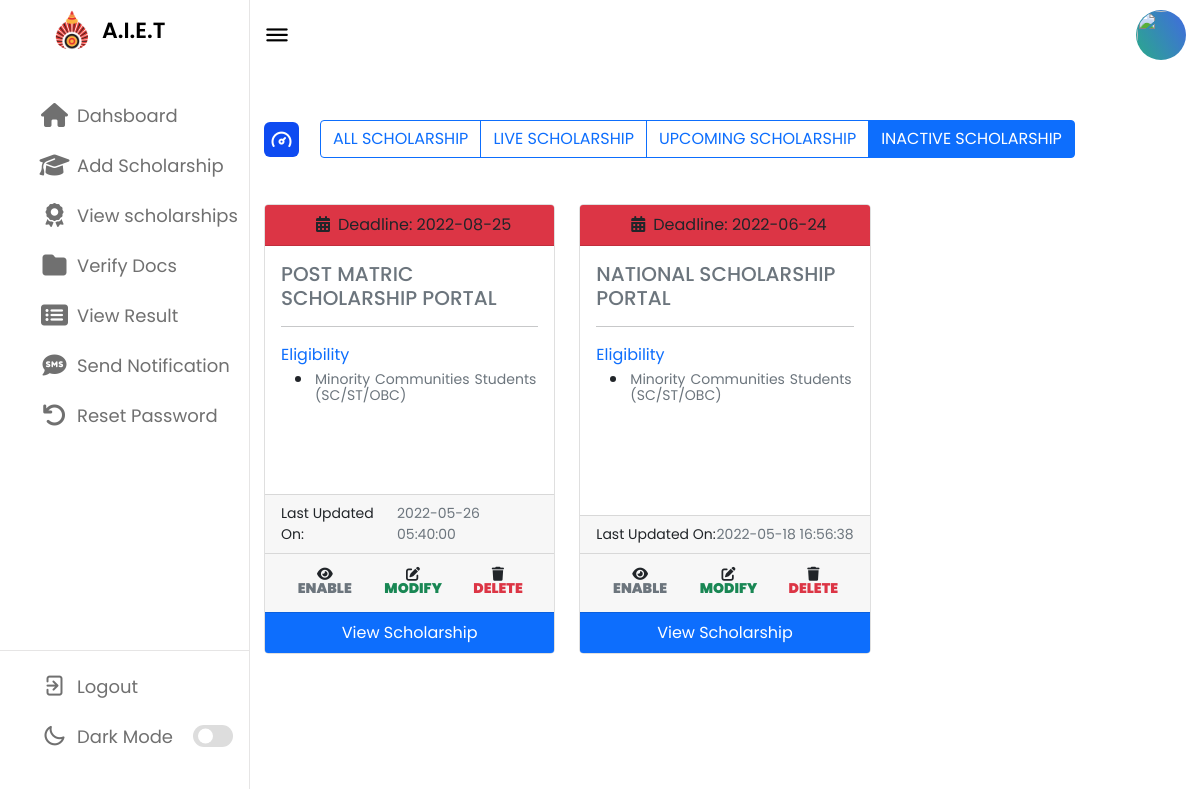
/Admin_Dashboard_Panel/inactive-scholarship.php (signed in), run on the app's committed database.
### tables this page shows
CREATE TABLE `elig_req` (
  `sch_name` varchar(255) DEFAULT NULL,
  `minority` varchar(255) DEFAULT NULL,
  `sc_st` varchar(255) DEFAULT NULL,
  `girls` varchar(255) DEFAULT NULL,
  `community` varchar(255) DEFAULT NULL,
  `military` varchar(255) DEFAULT NULL,
  `pwd` varchar(255) DEFAULT NULL,
  `athletic` varchar(255) DEFAULT NULL,
  `other_sch` varchar(255) DEFAULT NULL
);

CREATE TABLE `scholarship_details` (
  `id` int(11) NOT NULL,
  `sch_name` varchar(255) DEFAULT NULL,
  `sch_provider` varchar(255) DEFAULT NULL,
  `sch_start_date` date DEFAULT NULL,
  `sch_type` varchar(100) DEFAULT NULL,
  `sch_deadline` date DEFAULT NULL,
  `sch_mode` varchar(50) DEFAULT NULL,
  `sch_link` varchar(512) NOT NULL,
  `status` varchar(20) DEFAULT 'active',
  `created_at` timestamp NOT NULL DEFAULT current_timestamp() ON UPDATE current_timestamp()
);

### Admin_Dashboard_Panel/inactive-scholarship.php (the view, shortened to what this page needs)
<?php
include("admin-layout.php");
require_once("../db/config.php");
$sql = "SELECT * FROM scholarship_details t1 INNER JOIN elig_req t2 ON t2.sch_name = t1.sch_name WHERE (status != 'active') ORDER BY created_at DESC";
?>
<div class="dash-content">
    <div class="overview">
        <div class="title">
            <i class="uil uil-tachometer-fast-alt"></i>
            <span class="text">
                <div class="container">
                    <div class="btn-group" role="group" aria-label="Basic radio toggle button group">
                        <label class="btn btn-outline-primary" for="btnradio1" onclick="window.location.href = 'all-scholarships.php';">ALL SCHOLARSHIP</label>
                        <label class="btn btn-outline-primary" for="btnradio2" onclick="window.location.href = 'live-scholarship.php';">LIVE SCHOLARSHIP</label>
                        <label class="btn btn-outline-primary" for="btnradio3" onclick="window.location.href = 'upcoming-scholarship.php';">UPCOMING SCHOLARSHIP</label>
                        <label class="btn btn-outline-primary" for="btnradio3" onclick="window.location.href = 'inactive-scholarship.php';">INACTIVE SCHOLARSHIP</label>
                    </div>
                </div>
            </span>
        </div>
        <div class="row">
            <?php
            if ($result = $link->query($sql)) {
                if ($result->num_rows > 0) {
                    while ($row = $result->fetch_array()) { ?>
                        <div class="col-sm-4">
                            <div class="card mt-3">
                                <div class="card-header text-center <?php echo ($row['sch_start_date'] > date("Y-m-d")) ? 'bg-success' : 'bg-danger'; ?>">
                                    <i class="fa-solid fa-calendar-days px-2"></i><?php echo ($row['sch_start_date'] > date("Y-m-d")) ? "Launch Date: " . $row["sch_start_date"] : "Deadline: " . $row["sch_deadline"]; ?>
                                </div>
                                <div class="card-body">
                                    <h5 class="card-title txt"><a class="text-decoration-none text-secondary" href="<?php echo $row['sch_link'] ?>" target="_blank" rel="noopener noreferrer"><?php echo $row["sch_name"] ?></a></h5>
                                    <hr>
                                    <div class="card-text-body">
                                        <div class="card-text text-primary">Eligibility</div>
                                        <ul>
                                            <?php if (!empty($row['minority'])) { ?>
                                                <li>
                                                    <p><small class="text-muted"><?php echo $row['minority']; ?></small></p>
                                                </li>
                                            <?php } ?>
                                    </div>
                                </div>
                                <div class="card-footer d-flex justify-content-between">
                                    <small> Last Updated On:</small>
                                    <small class="text-muted"><?php echo $row['created_at'] ?></small>
                                </div>
                                <div class="card-footer">
                                    <div class="d-flex justify-content-center">
                                        <div class="btn btn-sm"><i class="fas fa-eye" aria-hidden="true">
                                                <?php echo "<a class='px-1 text-decoration-none text-muted' onclick=\"return confirm('Do you really want to Enable this scholarship?')\" href=\"../scholarship-operation/activate-scholarship.php?id=" . $row['id'] . " \">ENABLE</a>"; ?>
                                            </i></div>
                                        <div class="btn btn-sm"><i class="fas fa-edit" aria-hidden="true">
                                                <?php echo "<a class='px-1 text-decoration-none text-success' onclick=\"return confirm('Do you really want to modify this scholarship?')\" href=\"modify-scholarship.php?id=" . $row['id'] . " \">MODIFY</a>"; ?>
                                            </i></div>
                                        <div class="btn btn-sm"><i class="fa fa-trash" aria-hidden="true">
                                                <?php echo "<a class='px-1 text-decoration-none text-danger' onclick=\"return confirm('Do you really want to delete this scholarship?')\" href=\"../scholarship-operation/delete-scholarship.php?id=" . $row['id'] . " \">DELETE</a>"; ?>
                                            </i></div>
                                    </div>
                                </div>
                                <div class="card-footer text-center bg-primary">
                                    <a href="../scholarship-operation/scholarship-details.php?id=<?php echo urlencode($row['id']) ?>" class="text-decoration-none text-white">View Scholarship</a>
                                </div>
                            </div>
                        </div>
            <?php    }
                } else {
                    echo "<br>";
                    echo "There are currently no scholarships inactive.";
                }
            } else {
                echo "ERROR: Could not able to execute $sql. " . $mysqli->error;
            }
            ?>
        </div>
    </div>
</div>

### assets/style/style_admin.css (style rules this page uses)
* { margin: 0; padding: 0; box-sizing: border-box; font-family: 'Poppins', sans-serif; }
:root { --primary-color: #0E4BF1; --panel-color: #FFF; --text-color: #000; --black-light-color: #707070; --border-color: #e6e5e5; --toggle-color: #DDD; --box1-color: #4DA3FF; --box2-color: #FFE6AC; --box3-color: #E7D1FC; --title-icon-color: #fff; --tran-05: all 0.5s ease; --tran-03: all 0.3s ease; --tran-03: all 0.2s ease; }
body { min-height: 100vh; background-color: var(--primary-color); }
label, body.dark .nav-links li a:hover i, body.dark .nav-links li a:hover .link-name { color: var(--text-color); }
.dashboard .dash-content { padding-top: 50px; }
.dash-content .title { display: flex; align-items: center; margin: 60px 0 30px 0; }
.dash-content .title i { position: relative; height: 35px; width: 35px; background-color: var(--primary-color); border-radius: 6px; color: var(--title-icon-color); display: flex; align-items: center; justify-content: center; font-size: 24px; }
.dash-content .title .text { font-size: 24px; font-weight: 500; color: var(--text-color); margin-left: 10px; }

### Admin_Dashboard_Panel/inactive-scholarship.php (style rules this page uses)
.card { border-radius: 5px; height: 450px; }
.card-text-body { margin-top: 10px; height: calc(100% - 300px); }
p { margin: 0; padding: 2px; text-align: justify; text-justify: initial; word-break: break-all; line-height: 1; }

### data on the page
elig_req: scholarship_details.sch_deadline "2022-08-25", sch_name "POST MATRIC SCHOLARSHIP PORTAL", minority "Minority Communities Students(SC/ST/OBC)", scholarship_details.created_at "2022-05-26 05:40:00"
elig_req: scholarship_details.sch_deadline "2022-06-24", sch_name "NATIONAL SCHOLARSHIP PORTAL", minority "Minority Communities Students(SC/ST/OBC)", scholarship_details.created_at "2022-05-18 16:56:38"
